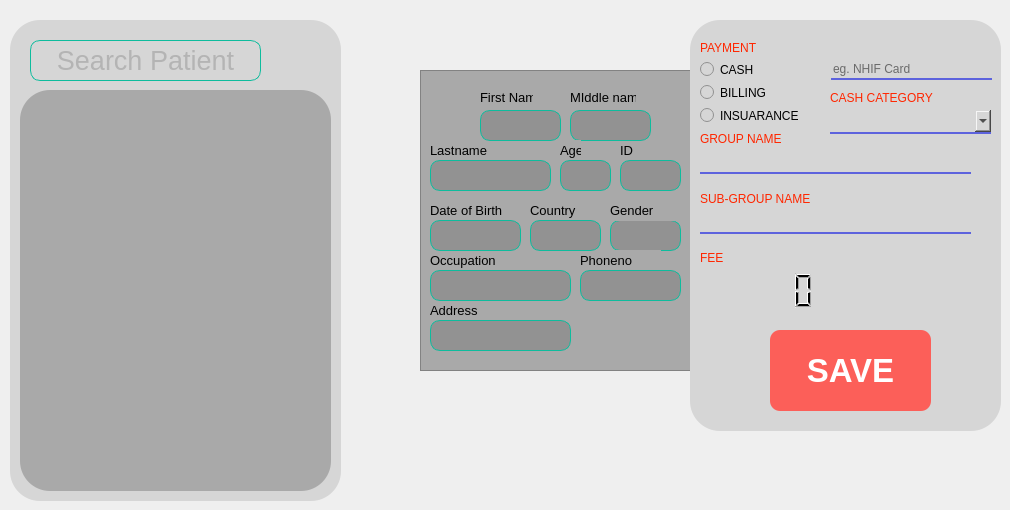
      <widget class="QWidget" name="tab_2">
       <attribute name="title">
        <string>Patient Re-visit</string>
       </attribute>
       <widget class="QFrame" name="frame_3">
        <property name="geometry">
         <rect>
          <x>10</x>
          <y>20</y>
          <width>331</width>
          <height>481</height>
         </rect>
        </property>
        <property name="styleSheet">
         <string notr="true">border-radius: 30px;
background-color: rgb(214, 214, 214);</string>
        </property>
        <widget class="QLineEdit" name="searchReVisit">
         <property name="geometry">
          <rect>
           <x>20</x>
           <y>20</y>
           <width>231</width>
           <height>41</height>
          </rect>
         </property>
         <property name="font">
          <font>
           <pointsize>20</pointsize>
          </font>
         </property>
         <property name="styleSheet">
          <string notr="true">border-radius: 10px;
border : 1px solid rgb(14, 188, 157);
color: rgb(145, 145, 145);</string>
         </property>
         <property name="alignment">
          <set>Qt::AlignCenter</set>
         </property>
         <property name="placeholderText">
          <string>Search Patient</string>
         </property>
         <property name="clearButtonEnabled">
          <bool>true</bool>
         </property>
        </widget>
        <widget class="QPushButton" name="btnSearchReVisit">
         <property name="geometry">
          <rect>
           <x>260</x>
           <y>20</y>
           <width>61</width>
           <height>41</height>
          </rect>
         </property>
         <property name="cursor">
          <cursorShape>PointingHandCursor</cursorShape>
         </property>
         <property name="text">
          <string/>
         </property>
         <property name="icon">
          <iconset resource="img.qrc">
           <normaloff>:/img/paper-plane.svg</normaloff>:/img/paper-plane.svg</iconset>
         </property>
         <property name="iconSize">
          <size>
           <width>42</width>
           <height>42</height>
          </size>
         </property>
         <property name="flat">
          <bool>true</bool>
         </property>
        </widget>
        <widget class="QListView" name="listViewReVisit">
         <property name="geometry">
          <rect>
           <x>10</x>
           <y>70</y>
           <width>311</width>
           <height>401</height>
          </rect>
         </property>
         <property name="styleSheet">
          <string notr="true">background-color: rgb(169, 169, 169);</string>
         </property>
        </widget>
       </widget>
       <widget class="QFrame" name="frame_4">
        <property name="geometry">
         <rect>
          <x>420</x>
          <y>70</y>
          <width>311</width>
          <height>301</height>
         </rect>
        </property>
        <property name="styleSheet">
         <string notr="true">background-color: rgb(169, 169, 169);</string>
        </property>
        <property name="frameShape">
         <enum>QFrame::StyledPanel</enum>
        </property>
        <property name="frameShadow">
         <enum>QFrame::Raised</enum>
        </property>
        <widget class="QPushButton" name="sendMes_2">
         <property name="geometry">
          <rect>
           <x>0</x>
           <y>20</y>
           <width>61</width>
           <height>51</height>
          </rect>
         </property>
         <property name="cursor">
          <cursorShape>PointingHandCursor</cursorShape>
         </property>
         <property name="text">
          <string/>
         </property>
         <property name="icon">
          <iconset resource="img.qrc">
           <normaloff>:/img/user.svg</normaloff>:/img/user.svg</iconset>
         </property>
         <property name="iconSize">
          <size>
           <width>42</width>
           <height>42</height>
          </size>
         </property>
         <property name="flat">
          <bool>true</bool>
         </property>
        </widget>
        <widget class="QLineEdit" name="firstnameReVisit">
         <property name="geometry">
          <rect>
           <x>60</x>
           <y>40</y>
           <width>81</width>
           <height>31</height>
          </rect>
         </property>
         <property name="font">
          <font>
           <pointsize>10</pointsize>
          </font>
         </property>
         <property name="cursor">
          <cursorShape>ForbiddenCursor</cursorShape>
         </property>
         <property name="styleSheet">
          <string notr="true">border-radius: 10px;
background-color: rgb(146, 146, 146);
border : 1px solid rgb(14, 188, 157);</string>
         </property>
         <property name="text">
          <string/>
         </property>
         <property name="alignment">
          <set>Qt::AlignCenter</set>
         </property>
         <property name="readOnly">
          <bool>true</bool>
         </property>
        </widget>
        <widget class="QLabel" name="label_7">
         <property name="geometry">
          <rect>
           <x>60</x>
           <y>20</y>
           <width>53</width>
           <height>14</height>
          </rect>
         </property>
         <property name="font">
          <font>
           <pointsize>10</pointsize>
          </font>
         </property>
         <property name="styleSheet">
          <string notr="true"/>
         </property>
         <property name="text">
          <string>First Name</string>
         </property>
        </widget>
        <widget class="QLabel" name="label_8">
         <property name="geometry">
          <rect>
           <x>10</x>
           <y>70</y>
           <width>61</width>
           <height>21</height>
          </rect>
         </property>
         <property name="font">
          <font>
           <pointsize>10</pointsize>
          </font>
         </property>
         <property name="styleSheet">
          <string notr="true"/>
         </property>
         <property name="text">
          <string>Lastname</string>
         </property>
        </widget>
        <widget class="QLineEdit" name="lastnameReVisit">
         <property name="geometry">
          <rect>
           <x>10</x>
           <y>90</y>
           <width>121</width>
           <height>31</height>
          </rect>
         </property>
         <property name="font">
          <font>
           <pointsize>10</pointsize>
          </font>
         </property>
         <property name="cursor">
          <cursorShape>ForbiddenCursor</cursorShape>
         </property>
         <property name="styleSheet">
          <string notr="true">border-radius: 10px;
background-color: rgb(146, 146, 146);
border : 1px solid rgb(14, 188, 157);</string>
         </property>
         <property name="text">
          <string/>
         </property>
         <property name="alignment">
          <set>Qt::AlignCenter</set>
         </property>
         <property name="readOnly">
          <bool>true</bool>
         </property>
        </widget>
        <widget class="QLineEdit" name="DOBReVisit">
         <property name="geometry">
          <rect>
           <x>10</x>
           <y>150</y>
           <width>91</width>
           <height>31</height>
          </rect>
         </property>
         <property name="font">
          <font>
           <pointsize>10</pointsize>
          </font>
         </property>
         <property name="cursor">
          <cursorShape>ForbiddenCursor</cursorShape>
         </property>
         <property name="styleSheet">
          <string notr="true">border-radius: 10px;
background-color: rgb(146, 146, 146);
border : 1px solid rgb(14, 188, 157);</string>
         </property>
         <property name="text">
          <string/>
         </property>
         <property name="alignment">
          <set>Qt::AlignCenter</set>
         </property>
         <property name="readOnly">
          <bool>true</bool>
         </property>
        </widget>
        <widget class="QLabel" name="label_9">
         <property name="geometry">
          <rect>
           <x>10</x>
           <y>130</y>
           <width>111</width>
           <height>21</height>
          </rect>
         </property>
         <property name="font">
          <font>
           <pointsize>10</pointsize>
          </font>
         </property>
         <property name="styleSheet">
          <string notr="true"/>
         </property>
         <property name="text">
          <string>Date of Birth</string>
         </property>
        </widget>
        <widget class="QLineEdit" name="occupationReVisit">
         <property name="geometry">
          <rect>
           <x>10</x>
           <y>200</y>
           <width>141</width>
           <height>31</height>
          </rect>
         </property>
         <property name="font">
          <font>
           <pointsize>10</pointsize>
          </font>
         </property>
         <property name="cursor">
          <cursorShape>ForbiddenCursor</cursorShape>
         </property>
         <property name="styleSheet">
          <string notr="true">border-radius: 10px;
background-color: rgb(146, 146, 146);
border : 1px solid rgb(14, 188, 157);</string>
         </property>
         <property name="text">
          <string/>
         </property>
         <property name="alignment">
          <set>Qt::AlignCenter</set>
         </property>
         <property name="readOnly">
          <bool>true</bool>
         </property>
        </widget>
        <widget class="QLabel" name="label_10">
         <property name="geometry">
          <rect>
           <x>10</x>
           <y>180</y>
           <width>111</width>
           <height>21</height>
          </rect>
         </property>
         <property name="font">
          <font>
           <pointsize>10</pointsize>
          </font>
         </property>
         <property name="styleSheet">
          <string notr="true"/>
         </property>
         <property name="text">
          <string>Occupation</string>
         </property>
        </widget>
        <widget class="QLineEdit" name="idReVisit">
         <property name="geometry">
          <rect>
           <x>200</x>
           <y>90</y>
           <width>61</width>
           <height>31</height>
          </rect>
         </property>
         <property name="font">
          <font>
           <pointsize>10</pointsize>
          </font>
         </property>
         <property name="cursor">
          <cursorShape>ForbiddenCursor</cursorShape>
         </property>
         <property name="styleSheet">
          <string notr="true">border-radius: 10px;
background-color: rgb(146, 146, 146);
border : 1px solid rgb(14, 188, 157);</string>
         </property>
         <property name="text">
          <string/>
         </property>
         <property name="alignment">
          <set>Qt::AlignCenter</set>
         </property>
         <property name="readOnly">
          <bool>true</bool>
         </property>
        </widget>
        <widget class="QLabel" name="label_12">
         <property name="geometry">
          <rect>
           <x>200</x>
           <y>70</y>
           <width>31</width>
           <height>21</height>
          </rect>
         </property>
         <property name="font">
          <font>
           <pointsize>10</pointsize>
          </font>
         </property>
         <property name="styleSheet">
          <string notr="true"/>
         </property>
         <property name="text">
          <string>ID</string>
         </property>
        </widget>
        <widget class="QLineEdit" name="genderReVisit">
         <property name="geometry">
          <rect>
           <x>190</x>
           <y>150</y>
           <width>71</width>
           <height>31</height>
          </rect>
         </property>
         <property name="font">
          <font>
           <pointsize>10</pointsize>
          </font>
         </property>
         <property name="cursor">
          <cursorShape>ForbiddenCursor</cursorShape>
         </property>
         <property name="styleSheet">
          <string notr="true">border-radius: 10px;
background-color: rgb(146, 146, 146);
border : 1px solid rgb(14, 188, 157);</string>
         </property>
         <property name="text">
          <string/>
         </property>
         <property name="alignment">
          <set>Qt::AlignCenter</set>
         </property>
         <property name="readOnly">
          <bool>true</bool>
         </property>
        </widget>
        <widget class="QLabel" name="label_13">
         <property name="geometry">
          <rect>
           <x>190</x>
           <y>130</y>
           <width>71</width>
           <height>21</height>
          </rect>
         </property>
         <property name="font">
          <font>
           <pointsize>10</pointsize>
          </font>
         </property>
         <property name="styleSheet">
          <string notr="true"/>
         </property>
         <property name="text">
          <string>Gender</string>
         </property>
        </widget>
        <widget class="QLabel" name="label_11">
         <property name="geometry">
          <rect>
           <x>150</x>
           <y>20</y>
           <width>66</width>
           <height>14</height>
          </rect>
         </property>
         <property name="font">
          <font>
           <pointsize>10</pointsize>
          </font>
         </property>
         <property name="styleSheet">
          <string notr="true"/>
         </property>
         <property name="text">
          <string>MIddle name</string>
         </property>
        </widget>
        <widget class="QLineEdit" name="middlenameReVisit">
         <property name="geometry">
          <rect>
           <x>150</x>
           <y>40</y>
           <width>81</width>
           <height>31</height>
          </rect>
         </property>
         <property name="font">
          <font>
           <pointsize>10</pointsize>
          </font>
         </property>
         <property name="cursor">
          <cursorShape>ForbiddenCursor</cursorShape>
         </property>
         <property name="styleSheet">
          <string notr="true">border-radius: 10px;
background-color: rgb(146, 146, 146);
border : 1px solid rgb(14, 188, 157);</string>
         </property>
         <property name="text">
          <string/>
         </property>
         <property name="alignment">
          <set>Qt::AlignCenter</set>
         </property>
         <property name="readOnly">
          <bool>true</bool>
         </property>
        </widget>
        <widget class="QLabel" name="label_14">
         <property name="geometry">
          <rect>
           <x>140</x>
           <y>70</y>
           <width>21</width>
           <height>21</height>
          </rect>
         </property>
         <property name="font">
          <font>
           <pointsize>10</pointsize>
          </font>
         </property>
         <property name="styleSheet">
          <string notr="true"/>
         </property>
         <property name="text">
          <string>Age</string>
         </property>
        </widget>
        <widget class="QLineEdit" name="ageReVisit">
         <property name="geometry">
          <rect>
           <x>140</x>
           <y>90</y>
           <width>51</width>
           <height>31</height>
          </rect>
         </property>
         <property name="font">
          <font>
           <pointsize>10</pointsize>
          </font>
         </property>
         <property name="cursor">
          <cursorShape>ForbiddenCursor</cursorShape>
         </property>
         <property name="styleSheet">
          <string notr="true">border-radius: 10px;
background-color: rgb(146, 146, 146);
border : 1px solid rgb(14, 188, 157);</string>
         </property>
         <property name="text">
          <string/>
         </property>
         <property name="alignment">
          <set>Qt::AlignCenter</set>
         </property>
         <property name="readOnly">
          <bool>true</bool>
         </property>
        </widget>
        <widget class="QLabel" name="label_15">
         <property name="geometry">
          <rect>
           <x>160</x>
           <y>180</y>
           <width>81</width>
           <height>21</height>
          </rect>
         </property>
         <property name="font">
          <font>
           <pointsize>10</pointsize>
          </font>
         </property>
         <property name="styleSheet">
          <string notr="true"/>
         </property>
         <property name="text">
          <string>Phoneno</string>
         </property>
        </widget>
        <widget class="QLineEdit" name="phonenoReVisit">
         <property name="geometry">
          <rect>
           <x>160</x>
           <y>200</y>
           <width>101</width>
           <height>31</height>
          </rect>
         </property>
         <property name="font">
          <font>
           <pointsize>10</pointsize>
          </font>
         </property>
         <property name="cursor">
          <cursorShape>ForbiddenCursor</cursorShape>
         </property>
         <property name="styleSheet">
          <string notr="true">border-radius: 10px;
background-color: rgb(146, 146, 146);
border : 1px solid rgb(14, 188, 157);</string>
         </property>
         <property name="text">
          <string/>
         </property>
         <property name="alignment">
          <set>Qt::AlignCenter</set>
         </property>
         <property name="readOnly">
          <bool>true</bool>
         </property>
        </widget>
        <widget class="QLabel" name="label_16">
         <property name="geometry">
          <rect>
           <x>110</x>
           <y>130</y>
           <width>71</width>
           <height>21</height>
          </rect>
         </property>
         <property name="font">
          <font>
           <pointsize>10</pointsize>
          </font>
         </property>
         <property name="styleSheet">
          <string notr="true"/>
         </property>
         <property name="text">
          <string>Country</string>
         </property>
        </widget>
        <widget class="QLineEdit" name="countryReVisit">
         <property name="geometry">
          <rect>
           <x>110</x>
           <y>150</y>
           <width>71</width>
           <height>31</height>
          </rect>
         </property>
         <property name="font">
          <font>
           <pointsize>10</pointsize>
          </font>
         </property>
         <property name="cursor">
          <cursorShape>ForbiddenCursor</cursorShape>
         </property>
         <property name="styleSheet">
          <string notr="true">border-radius: 10px;
background-color: rgb(146, 146, 146);
border : 1px solid rgb(14, 188, 157);</string>
         </property>
         <property name="text">
          <string/>
         </property>
         <property name="alignment">
          <set>Qt::AlignCenter</set>
         </property>
         <property name="readOnly">
          <bool>true</bool>
         </property>
        </widget>
        <widget class="QLabel" name="label_17">
         <property name="geometry">
          <rect>
           <x>10</x>
           <y>230</y>
           <width>111</width>
           <height>21</height>
          </rect>
         </property>
         <property name="font">
          <font>
           <pointsize>10</pointsize>
          </font>
         </property>
         <property name="styleSheet">
          <string notr="true"/>
         </property>
         <property name="text">
          <string>Address</string>
         </property>
        </widget>
        <widget class="QLineEdit" name="addressReVisit">
         <property name="geometry">
          <rect>
           <x>10</x>
           <y>250</y>
           <width>141</width>
           <height>31</height>
          </rect>
         </property>
         <property name="font">
          <font>
           <pointsize>10</pointsize>
          </font>
         </property>
         <property name="cursor">
          <cursorShape>ForbiddenCursor</cursorShape>
         </property>
         <property name="styleSheet">
          <string notr="true">border-radius: 10px;
background-color: rgb(146, 146, 146);
border : 1px solid rgb(14, 188, 157);</string>
         </property>
         <property name="text">
          <string/>
         </property>
         <property name="alignment">
          <set>Qt::AlignCenter</set>
         </property>
         <property name="readOnly">
          <bool>true</bool>
         </property>
        </widget>
        <zorder>sendMes_2</zorder>
        <zorder>label_7</zorder>
        <zorder>label_8</zorder>
        <zorder>label_9</zorder>
        <zorder>label_10</zorder>
        <zorder>DOBReVisit</zorder>
        <zorder>lastnameReVisit</zorder>
        <zorder>label_12</zorder>
        <zorder>idReVisit</zorder>
        <zorder>firstnameReVisit</zorder>
        <zorder>genderReVisit</zorder>
        <zorder>label_13</zorder>
        <zorder>label_11</zorder>
        <zorder>middlenameReVisit</zorder>
        <zorder>label_14</zorder>
        <zorder>ageReVisit</zorder>
        <zorder>label_15</zorder>
        <zorder>phonenoReVisit</zorder>
        <zorder>label_16</zorder>
        <zorder>countryReVisit</zorder>
        <zorder>label_17</zorder>
        <zorder>addressReVisit</zorder>
        <zorder>occupationReVisit</zorder>
       </widget>
       <widget class="QFrame" name="frame_12">
        <property name="geometry">
         <rect>
          <x>690</x>
          <y>20</y>
          <width>311</width>
          <height>411</height>
         </rect>
        </property>
        <property name="styleSheet">
         <string notr="true">border-radius: 30px;
background-color: rgb(214, 214, 214);</string>
        </property>
        <widget class="QWidget" name="layoutWidget_5">
         <property name="geometry">
          <rect>
           <x>10</x>
           <y>40</y>
           <width>111</width>
           <height>66</height>
          </rect>
         </property>
         <layout class="QVBoxLayout" name="verticalLayout_2">
          <item>
           <widget class="QRadioButton" name="radioButton_cashReVisit">
            <property name="styleSheet">
             <string notr="true">color: rgb(0, 0, 0);</string>
            </property>
            <property name="text">
             <string>CASH</string>
            </property>
           </widget>
          </item>
          <item>
           <widget class="QRadioButton" name="radioButton_billingReVisit">
            <property name="styleSheet">
             <string notr="true">color: rgb(0, 0, 0);</string>
            </property>
            <property name="text">
             <string>BILLING</string>
            </property>
           </widget>
          </item>
          <item>
           <widget class="QRadioButton" name="radioButton_insuaranceReVisit">
            <property name="styleSheet">
             <string notr="true">color: rgb(0, 0, 0);</string>
            </property>
            <property name="text">
             <string>INSUARANCE</string>
            </property>
           </widget>
          </item>
         </layout>
        </widget>
        <widget class="QLabel" name="label_payment_2">
         <property name="geometry">
          <rect>
           <x>10</x>
           <y>20</y>
           <width>95</width>
           <height>16</height>
          </rect>
         </property>
         <property name="text">
          <string>&lt;html&gt;&lt;head/&gt;&lt;body&gt;&lt;p&gt;&lt;span style=&quot; color:#ff2600;&quot;&gt;PAYMENT&lt;/span&gt;&lt;/p&gt;&lt;/body&gt;&lt;/html&gt;</string>
         </property>
        </widget>
        <widget class="QLabel" name="label_cashCategory_2">
         <property name="geometry">
          <rect>
           <x>140</x>
           <y>70</y>
           <width>111</width>
           <height>16</height>
          </rect>
         </property>
         <property name="text">
          <string>&lt;html&gt;&lt;head/&gt;&lt;body&gt;&lt;p&gt;&lt;span style=&quot; color:#ff2600;&quot;&gt;CASH CATEGORY&lt;/span&gt;&lt;/p&gt;&lt;/body&gt;&lt;/html&gt;</string>
         </property>
        </widget>
        <widget class="QComboBox" name="comboBox_cashcategoryReVisit">
         <property name="geometry">
          <rect>
           <x>140</x>
           <y>90</y>
           <width>161</width>
           <height>24</height>
          </rect>
         </property>
         <property name="styleSheet">
          <string notr="true">border-bottom: 2px solid rgb(93, 99, 221);
color: rgb(0, 0, 0);</string>
         </property>
        </widget>
        <widget class="QLabel" name="label_fee_2">
         <property name="geometry">
          <rect>
           <x>10</x>
           <y>230</y>
           <width>111</width>
           <height>16</height>
          </rect>
         </property>
         <property name="text">
          <string>&lt;html&gt;&lt;head/&gt;&lt;body&gt;&lt;p&gt;&lt;span style=&quot; color:#ff2600;&quot;&gt;FEE&lt;/span&gt;&lt;/p&gt;&lt;/body&gt;&lt;/html&gt;</string>
         </property>
        </widget>
        <widget class="QPushButton" name="saveBtnReVisit">
         <property name="geometry">
          <rect>
           <x>80</x>
           <y>310</y>
           <width>161</width>
           <height>81</height>
          </rect>
         </property>
         <property name="font">
          <font>
           <pointsize>25</pointsize>
           <bold>true</bold>
          </font>
         </property>
         <property name="cursor">
          <cursorShape>PointingHandCursor</cursorShape>
         </property>
         <property name="styleSheet">
          <string notr="true">QPushButton#saveBtnReVisit{
background-color: rgb(252, 95, 89);
border-radius: 10px;
color: white;
}
QPushButton#saveBtnReVisit:hover {
background-color: rgb(79, 84, 188);
}</string>
         </property>
         <property name="text">
          <string>SAVE</string>
         </property>
        </widget>
        <widget class="QLCDNumber" name="lcdnumber_NewFeeReVisit">
         <property name="geometry">
          <rect>
           <x>10</x>
           <y>250</y>
           <width>121</width>
           <height>41</height>
          </rect>
         </property>
         <property name="cursor">
          <cursorShape>ForbiddenCursor</cursorShape>
         </property>
         <property name="layoutDirection">
          <enum>Qt::LeftToRight</enum>
         </property>
         <property name="styleSheet">
          <string notr="true">
color: rgb(0, 0, 0);</string>
         </property>
         <property name="inputMethodHints">
          <set>Qt::ImhFormattedNumbersOnly</set>
         </property>
         <property name="frameShape">
          <enum>QFrame::StyledPanel</enum>
         </property>
         <property name="smallDecimalPoint">
          <bool>true</bool>
         </property>
         <property name="value" stdset="0">
          <double>0.000000000000000</double>
         </property>
         <property name="intValue" stdset="0">
          <number>0</number>
         </property>
        </widget>
        <widget class="QLineEdit" name="groupnameReVisit">
         <property name="geometry">
          <rect>
           <x>10</x>
           <y>130</y>
           <width>271</width>
           <height>24</height>
          </rect>
         </property>
         <property name="styleSheet">
          <string notr="true">border-bottom: 2px solid rgb(93, 99, 221);
color: rgb(0, 0, 0);</string>
         </property>
         <property name="clearButtonEnabled">
          <bool>true</bool>
         </property>
        </widget>
        <widget class="QLabel" name="label_groupname_2">
         <property name="geometry">
          <rect>
           <x>10</x>
           <y>111</y>
           <width>111</width>
           <height>16</height>
          </rect>
         </property>
         <property name="text">
          <string>&lt;html&gt;&lt;head/&gt;&lt;body&gt;&lt;p&gt;&lt;span style=&quot; color:#ff2600;&quot;&gt;GROUP NAME&lt;/span&gt;&lt;/p&gt;&lt;/body&gt;&lt;/html&gt;</string>
         </property>
        </widget>
        <widget class="QLineEdit" name="subgroupnameReVisit">
         <property name="geometry">
          <rect>
           <x>10</x>
           <y>190</y>
           <width>271</width>
           <height>24</height>
          </rect>
         </property>
         <property name="styleSheet">
          <string notr="true">border-bottom: 2px solid rgb(93, 99, 221);
color: rgb(0, 0, 0);</string>
         </property>
         <property name="clearButtonEnabled">
          <bool>true</bool>
         </property>
        </widget>
        <widget class="QLabel" name="label_subgroupname_2">
         <property name="geometry">
          <rect>
           <x>10</x>
           <y>171</y>
           <width>131</width>
           <height>16</height>
          </rect>
         </property>
         <property name="text">
          <string>&lt;html&gt;&lt;head/&gt;&lt;body&gt;&lt;p&gt;&lt;span style=&quot; color:#ff2600;&quot;&gt;SUB-GROUP NAME&lt;/span&gt;&lt;/p&gt;&lt;/body&gt;&lt;/html&gt;</string>
         </property>
        </widget>
        <widget class="QLineEdit" name="cardReVisit">
         <property name="geometry">
          <rect>
           <x>141</x>
           <y>40</y>
           <width>161</width>
           <height>20</height>
          </rect>
         </property>
         <property name="styleSheet">
          <string notr="true">border-bottom: 2px solid rgb(93, 99, 221);
color: rgb(0, 0, 0);</string>
         </property>
         <property name="placeholderText">
          <string>eg. NHIF Card</string>
         </property>
         <property name="clearButtonEnabled">
          <bool>true</bool>
         </property>
        </widget>
       </widget>
      </widget>
